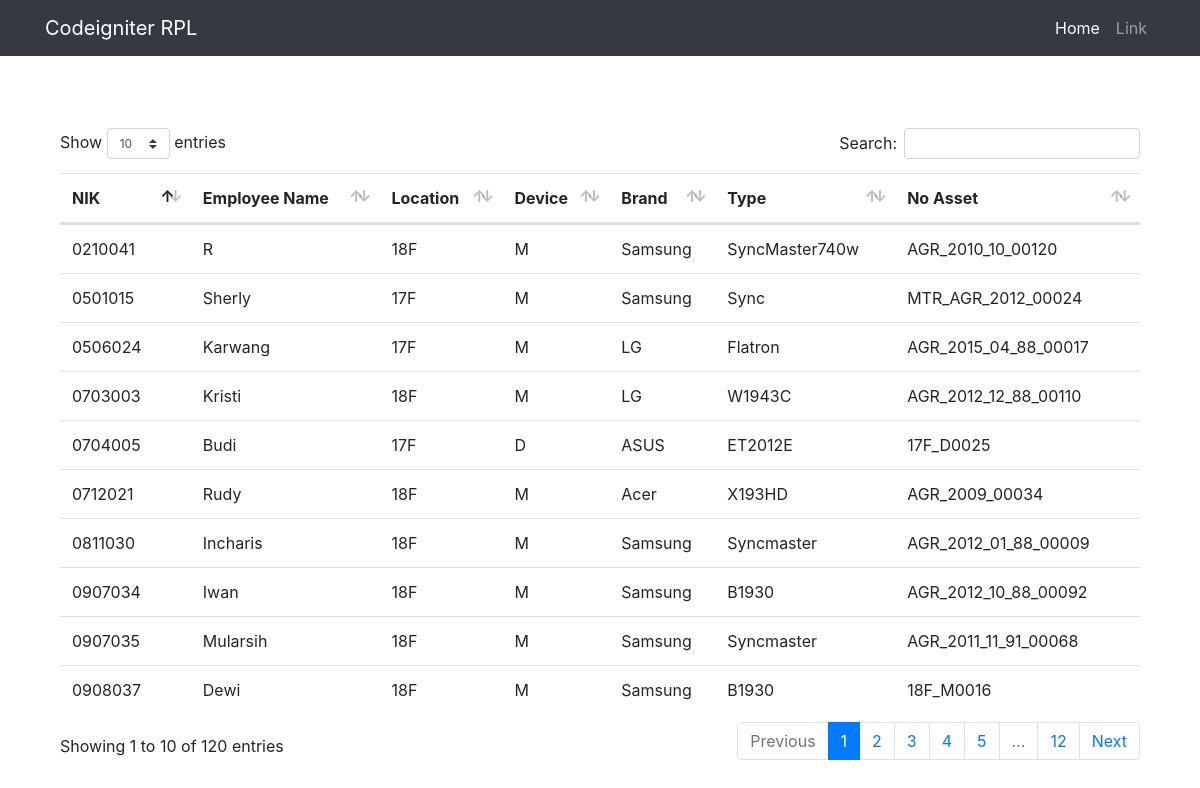
The page / on the database its author committed.
### tables this page shows
CREATE TABLE IF NOT EXISTS `asset` (
  `nik` varchar(50) NOT NULL,
  `employee_name` varchar(100) DEFAULT NULL,
  `location` varchar(50) DEFAULT NULL,
  `device` varchar(50) DEFAULT NULL,
  `brand` varchar(50) DEFAULT NULL,
  `type` varchar(50) DEFAULT NULL,
  `no_asset` varchar(50) DEFAULT NULL
);

### application/controllers/Home.php (called while the page is built, shortened)
<?php
class Home extends CI_Controller {
	public function index()
	{
			$data['assets'] = $this->Asset_model->all();
			$this->template->build('welcome_message', $data);
	}
}

### index.php (called while the page is built, shortened)
<?php
require_once BASEPATH.'core/CodeIgniter.php';

### application/models/Asset_model.php (called while the page is built, shortened)
<?php
class Asset_model extends CI_Model {
	public function all()
	{
	    return $this->db->get('asset')->result();
	}
}

### application/views/welcome_message.php (the view, shortened to what this page needs)
<link rel="stylesheet" href="<?= base_url() ?>assets/css/datatables.css">
<link rel="stylesheet" href="<?= base_url() ?>assets/css/dataTables.bootstrap4.css">
<br><br><br>
<div class="container">
	<table class="table" id="myTable">
		<thead>
			<th>NIK</th>
			<th>Employee Name</th>
			<th>Location</th>
			<th>Device</th>
			<th>Brand</th>
			<th>Type</th>
			<th>No Asset</th>
		</thead>
		<tbody>
			<?php foreach ($assets as $asset): ?>
				<tr>
					<td><?= $asset->nik ?></td>
					<td><?= $asset->employee_name ?></td>
					<td><?= $asset->location ?></td>
					<td><?= $asset->device ?></td>
					<td><?= $asset->brand ?></td>
					<td><?= $asset->type ?></td>
					<td><?= $asset->no_asset ?></td>
				</tr>
			<?php endforeach ?>
		</tbody>
	</table>
</div>
<br><br>

### application/views/layouts/default.php (shortened to what this page needs)
<!DOCTYPE html>
<html lang="en">
	<head>
		<link href="<?= base_url() ?>assets/css/bootstrap.min.css" rel="stylesheet">
	</head>
	<body>
		<nav class="navbar navbar-expand-md navbar-dark bg-dark">
			<div class="container">
				<a class="navbar-brand" href="#">Codeigniter RPL</a>
				<div class="collapse navbar-collapse" id="navbarsExample04">
					<ul class="navbar-nav ml-auto">
						<li class="nav-item active">
							<a class="nav-link" href="#">Home</a>
						</li>
						<li class="nav-item">
							<a class="nav-link" href="#">Link</a>
						</li>
					</ul>
				</div>
			</div>
		</nav>
		<div class="container">
			<?= $template['body'] ?>
		</div>
	</body>
</html>

### rows shown on the page
asset: nik "0712021", employee_name "Rudy", location "18F", device "M", brand "Acer", type "X193HD", no_asset "AGR_2009_00034"
asset: nik "0908037", employee_name "Dewi", location "18F", device "M", brand "Samsung", type "B1930", no_asset "18F_M0016"
asset: nik "0501015", employee_name "Sherly", location "17F", device "M", brand "Samsung", type "Sync", no_asset "MTR_AGR_2012_00024"
asset: nik "0506024", employee_name "Karwang", location "17F", device "M", brand "LG", type "Flatron", no_asset "AGR_2015_04_88_00017"
asset: nik "0704005", employee_name "Budi", location "17F", device "D", brand "ASUS", type "ET2012E", no_asset "17F_D0025"
asset: nik "0210041", employee_name "R", location "18F", device "M", brand "Samsung", type "SyncMaster740w", no_asset "AGR_2010_10_00120"
asset: nik "0907035", employee_name "Mularsih", location "18F", device "M", brand "Samsung", type "Syncmaster", no_asset "AGR_2011_11_91_00068"
asset: nik "0811030", employee_name "Incharis", location "18F", device "M", brand "Samsung", type "Syncmaster", no_asset "AGR_2012_01_88_00009"
asset: nik "0907034", employee_name "Iwan", location "18F", device "M", brand "Samsung", type "B1930", no_asset "AGR_2012_10_88_00092"
asset: nik "0703003", employee_name "Kristi", location "18F", device "M", brand "LG", type "W1943C", no_asset "AGR_2012_12_88_00110"
